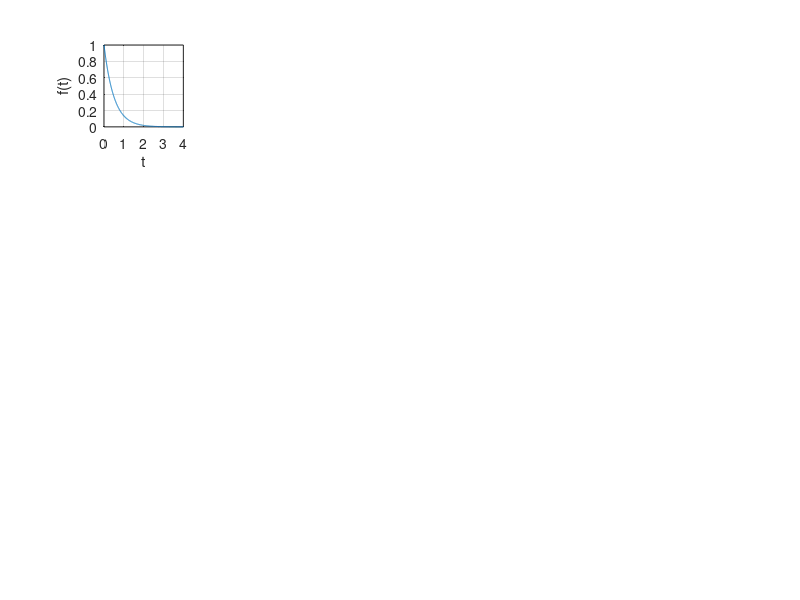

This chart was generated by the following MATLAB code: (Note: this script raises an error after producing the figure.)

% 指数信号
figure(1);

for i=1:5
    
    E = 1;
    a = i * 2;
    t = linspace(0, 4, 1000);
    w = linspace(-30, 30, 10000);
    f = E*exp(-a * t);
    F = 1 ./ (a + j*w);

    subplot(4, 5, i);
    plot(t, f); grid on; xlabel('t'); ylabel('f(t)'); title('a=', a);

    subplot(4, 5, 5 + i);
    plot(w, abs(F)); grid on; xlabel('\omega'); ylabel('|F(\omega)|'); title('a=', a);
    
    subplot(4, 5, 10 + i);
    max_logF = max(abs(F));
    plot(w, 20*log10(abs(F)/max_logF)); grid on; xlabel('\omega'); ylabel('|F(\omega)| in dB'); title('a=', a);

    subplot(4, 5, 15 + i);
    plot(w, angle(F)); grid on; xlabel('\omega'); ylabel('\phi(\omega)'); title('a=', a);
end

% 矩形脉冲
figure(2)

tt = 10;
E  = 1;
t  = linspace(-tt/2, tt/2, 1000);
w  = linspace(-10, 10, 10000);
F  = E * tt * sinc(w/(2*pi)*tt);

subplot(3, 1, 1);
plot(w, abs(F)); grid on; xlabel('\omega'); ylabel('|F(\omega)|');

subplot(3, 1, 2);
max_logF = max(abs(F));
plot(w, 20*log10(abs(F)/max_logF)); grid on; xlabel('\omega'); ylabel('|F(\omega)| in dB');

subplot(3, 1, 3);
plot(w, angle(F)); grid on; xlabel('\omega'); ylabel('\phi(\omega)');

% 升余弦脉冲
figure(3);

tt = 5;
E  = 1;
t  = linspace(-tt/2, tt/2, 10000);
w  = linspace(-10, 10, 10000);
f  = E/2*(1 + cos(2*pi*t/tt));
wo = 2 * pi / tt;
F  = f_ori(E, w, tt) + f_ori(E, w - wo, tt) / 2 + f_ori(E, w + wo, tt) / 2;

subplot(4, 1, 1);
plot(t, f); grid on; xlabel('t'); ylabel('f(t)');

subplot(4, 1, 2);
plot(w, abs(F)); grid on; xlabel('\omega'); ylabel('|F(\omega)|');

subplot(4, 1, 3);
max_logF = max(abs(F));
plot(w, 20*log10(abs(F)/max_logF)); grid on; xlabel('\omega'); ylabel('|F(\omega)| in dB');

subplot(4, 1, 4);
plot(w, angle(F)); grid on; xlabel('\omega'); ylabel('\phi(\omega)');

% 三角脉冲
figure(4);

tt = 5;
E  = 1;
t  = linspace(-tt/2, tt/2, 10000);
w  = linspace(-10, 10, 10000);
f  = E*(1-2*abs(t)/tt);
F  = E*tt/2*power(sinc(w*tt/4/pi), 2);

subplot(4, 1, 1);
plot(t, f); grid on; xlabel('t'); ylabel('f(t)');

subplot(4, 1, 2);
plot(w, abs(F)); grid on; xlabel('\omega'); ylabel('|F(\omega)|');

subplot(4, 1, 3);
max_logF = max(abs(F));
plot(w, 20*log10(abs(F)/max_logF)); grid on; xlabel('\omega'); ylabel('|F(\omega)| in dB');

subplot(4, 1, 4);
plot(w, angle(F)); grid on; xlabel('\omega'); ylabel('\phi(\omega)');